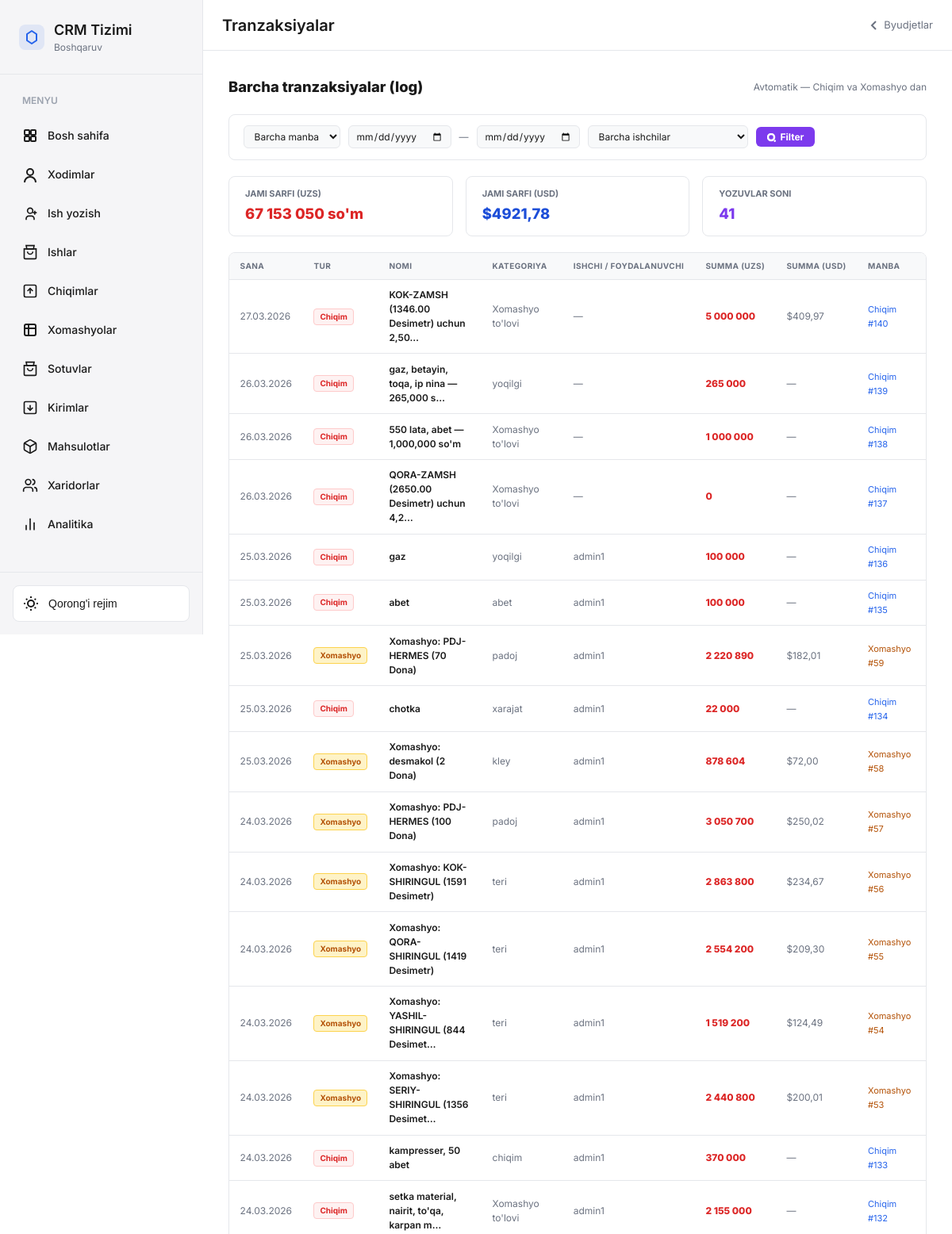
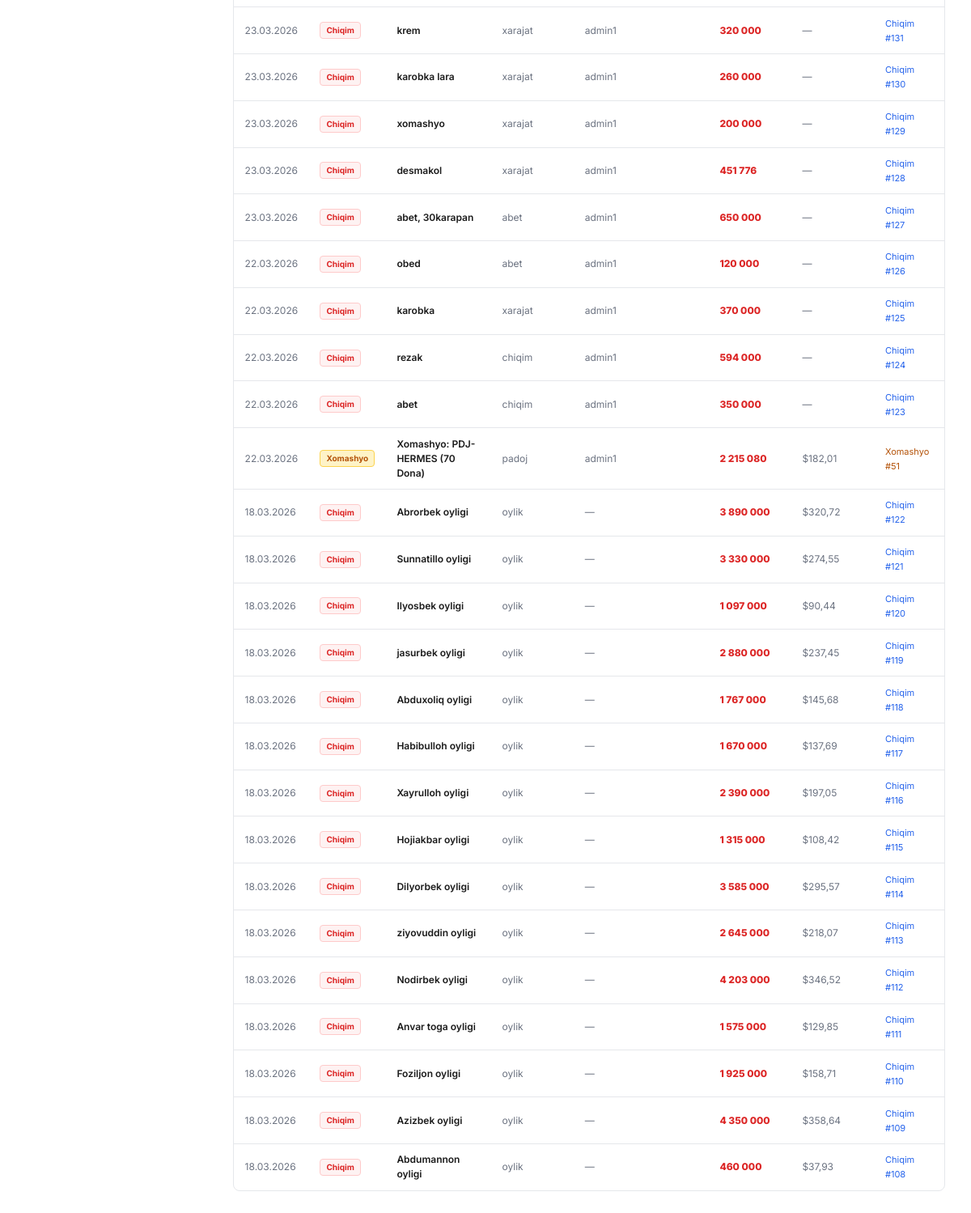
The app's page /budget/tranzaksiyalar/ (signed in) with its own data (2 pictures, top to bottom).
### budget/models.py (models this page shows, shortened)
class Tranzaksiya(models.Model):
    MANBA = [
        ('chiqim',   'Chiqim'),
        ('xomashyo', 'Xomashyo xaridi'),
    ]
    manba = models.CharField(max_length=20, choices=MANBA, verbose_name="Manba")
    chiqim = models.OneToOneField(
        'crm.Chiqim', on_delete=models.CASCADE,
        null=True, blank=True, related_name='tranzaksiya',
        verbose_name="Chiqim"
    )
    xomashyo_harakat = models.OneToOneField(
        'xomashyo.XomashyoHarakat', on_delete=models.CASCADE,
        null=True, blank=True, related_name='tranzaksiya',
        verbose_name="Xomashyo harakati"
    )
    ishchi = models.ForeignKey(
        'crm.Ishchi', on_delete=models.SET_NULL,
        null=True, blank=True, related_name='tranzaksiyalar',
        verbose_name="Ishchi"
    )
    foydalanuvchi = models.ForeignKey(
        settings.AUTH_USER_MODEL, on_delete=models.SET_NULL,
        null=True, blank=True, verbose_name="Foydalanuvchi"
    )
    summa_uzs = models.DecimalField(max_digits=20, decimal_places=2, default=0)
    summa_usd = models.DecimalField(max_digits=20, decimal_places=4, default=0, null=True, blank=True)
    nomi      = models.CharField(max_length=500, verbose_name="Nomi/Tavsif")
    kategoriya = models.CharField(max_length=200, blank=True, verbose_name="Kategoriya")
    sana       = models.DateField(verbose_name="Sana",default=timezone.now())
    created_at = models.DateTimeField(auto_now_add=True)
    class Meta:
        verbose_name        = "Tranzaksiya"
        verbose_name_plural = "Tranzaksiyalar"
        ordering            = ['-sana', '-created_at']
        indexes = [
            models.Index(fields=['sana']),
            models.Index(fields=['manba']),
            models.Index(fields=['kategoriya']),
        ]

### budget/views.py (the view)
# urls.py: path('tranzaksiyalar/',         views.TranzaksiyaListView.as_view(),  name='tranzaksiyalar'),
class TranzaksiyaListView(LoginRequiredMixin, ListView):
    model = Tranzaksiya
    template_name = 'budget/tranzaksiyalar.html'
    context_object_name = 'tranzaksiyalar'
    paginate_by = 50
    login_url = 'account_login'
    def get_queryset(self):
        qs = Tranzaksiya.objects.select_related(
            'ishchi',
            'chiqim__category',
            'xomashyo_harakat__xomashyo',
            'foydalanuvchi',
        ).order_by('-sana', '-created_at')
        manba = self.request.GET.get('manba', '')
        if manba:
            qs = qs.filter(manba=manba)
        date_from = self.request.GET.get('date_from', '')
        date_to   = self.request.GET.get('date_to', '')
        if date_from:
            qs = qs.filter(sana__gte=date_from)
        if date_to:
            qs = qs.filter(sana__lte=date_to)
        ishchi_id = self.request.GET.get('ishchi', '')
        if ishchi_id and ishchi_id.isdigit():
            qs = qs.filter(ishchi_id=int(ishchi_id))
        return qs
    def get_context_data(self, **kwargs):
        ctx = super().get_context_data(**kwargs)
        filtered_qs = self.get_queryset()
        agg = filtered_qs.aggregate(
            jami_uzs=Sum('summa_uzs', default=Decimal('0')),
            jami_usd=Sum('summa_usd', default=Decimal('0')),
        )
        ctx['jami_uzs']     = agg['jami_uzs'] or 0
        ctx['jami_usd']     = agg['jami_usd'] or 0
        ctx['manba_filter'] = self.request.GET.get('manba', '')
        ctx['date_from']    = self.request.GET.get('date_from', '')
        ctx['date_to']      = self.request.GET.get('date_to', '')
        ctx['ishchi_filter']= self.request.GET.get('ishchi', '')
        ctx['ishchilar']    = crm.Ishchi.objects.filter(is_active=True).order_by('ism')
        return ctx

### templates/budget/tranzaksiyalar.html (shortened to what this page needs)
{% extends 'base.html' %}
{% load humanize %}
{% block content %}
<div class="main-content">
    <header class="header">
        <div class="header-title">Tranzaksiyalar</div>
        <a href="{% url 'budget:list' %}" style="font-size:13px;color:var(--text-secondary);text-decoration:none;display:flex;align-items:center;gap:5px;">
            <svg width="14" height="14" fill="none" stroke="currentColor" stroke-width="2" viewBox="0 0 14 14"><path d="M9 2L4 7l5 5"/></svg>Byudjetlar
        </a>
    </header>
    <main class="content"><div class="page">
        <div style="display:flex;align-items:center;justify-content:space-between;margin-bottom:1.25rem;flex-wrap:wrap;gap:8px;">
            <h2 style="font-size:1.15rem;font-weight:800;margin:0;">Barcha tranzaksiyalar (log)</h2>
            <span style="font-size:12px;color:var(--text-secondary);">Avtomatik — Chiqim va Xomashyo dan</span>
        </div>
        <form method="GET">
            <div class="filter-panel">
                <select name="manba" class="fi">
                    <option value="">Barcha manba</option>
                </select>
                <input type="date" name="date_from" class="fi" value="{{ date_from }}" placeholder="Boshlanish">
                <span style="font-size:12px;color:var(--text-secondary);">—</span>
                <input type="date" name="date_to" class="fi" value="{{ date_to }}" placeholder="Tugash">
                <select name="ishchi" class="fi">
                    <option value="">Barcha ishchilar</option>
                </select>
                <button type="submit" class="btn-filter">
                    <svg width="11" height="11" fill="none" stroke="currentColor" stroke-width="2.5" viewBox="0 0 11 11" style="vertical-align:middle;margin-right:3px;"><circle cx="5" cy="5" r="4"/><path d="M9 9l1.5 1.5"/></svg>
                    Filter
                </button>
            </div>
        </form>
        <div class="summary-strip">
            <div class="sum-box">
                <div class="sum-label">Jami sarfi (UZS)</div>
                <div class="sum-value" style="color:#dc2626;">{{ jami_uzs|floatformat:0|intcomma }} so'm</div>
            </div>
            <div class="sum-box">
                <div class="sum-label">Jami sarfi (USD)</div>
                <div class="sum-value" style="color:#1d4ed8;">${{ jami_usd|floatformat:2 }}</div>
            </div>
            <div class="sum-box">
                <div class="sum-label">Yozuvlar soni</div>
                <div class="sum-value" style="color:#7c3aed;">{{ paginator.count }}</div>
            </div>
        </div>
        <div style="background:var(--bg-card);border:1px solid var(--border-color);border-radius:var(--radius);overflow:hidden;">
            <div style="overflow-x:auto;">
                <table class="bd-table">
                    <thead><tr>
                        <th>Sana</th>
                        <th>Tur</th>
                        <th>Nomi</th>
                        <th>Kategoriya</th>
                        <th>Ishchi / Foydalanuvchi</th>
                        <th>Summa (UZS)</th>
                        <th>Summa (USD)</th>
                        <th>Manba</th>
                    </tr></thead>
                    <tbody>
                    {% for t in tranzaksiyalar %}
                    <tr>
                        <td style="color:var(--text-secondary);white-space:nowrap;">{{ t.sana|date:"d.m.Y" }}</td>
                        <td>
                            {% if t.manba == 'chiqim' %}<span class="tag tag-c">Chiqim</span>
                            {% else %}<span class="tag tag-x">Xomashyo</span>{% endif %}
                        </td>
                        <td style="font-weight:600;max-width:220px;">{{ t.nomi|truncatechars:40 }}</td>
                        <td style="color:var(--text-secondary);">{{ t.kategoriya|default:"—" }}</td>
                        <td style="color:var(--text-secondary);">
                            {% if t.ishchi %}
                                <span style="font-weight:600;color:var(--text-primary);">{{ t.ishchi.ism }} {{ t.ishchi.familiya }}</span>
                            {% elif t.foydalanuvchi %}
                                {{ t.foydalanuvchi.get_full_name|default:t.foydalanuvchi.username }}
                            {% else %}—{% endif %}
                        </td>
                        <td style="font-weight:800;color:#dc2626;white-space:nowrap;">{{ t.summa_uzs|floatformat:0|intcomma }}</td>
                        <td style="color:#6b7280;">
                            {% if t.summa_usd %}${{ t.summa_usd|floatformat:2 }}{% else %}—{% endif %}
                        </td>
                        <td>
                            {% if t.chiqim %}
                                <a href="#" style="font-size:11px;color:var(--color-primary);text-decoration:none;">Chiqim #{{ t.chiqim_id }}</a>
                            {% elif t.xomashyo_harakat %}
                                <a href="#" style="font-size:11px;color:#b45309;text-decoration:none;">Xomashyo #{{ t.xomashyo_harakat_id }}</a>
                            {% endif %}
                        </td>
                    </tr>
                    {% empty %}
                    <tr><td colspan="8" style="text-align:center;padding:2rem;color:var(--text-secondary);">Tranzaksiyalar yo'q</td></tr>
                    {% endfor %}
                    </tbody>
                </table>
            </div>
        </div>
    </div></main>
</div>
{% endblock %}

### staticfiles/css/styles.css (style rules this page uses)
:root { --bg-primary: #ffffff; --bg-secondary: #f8f9fa; --bg-card: #ffffff; --bg-sidebar: #f5f5f7; --bg-hover: rgba(0, 0, 0, 0.04); --bg-active: rgba(0, 0, 0, 0.08); --text-primary: #1a1a1a; --text-secondary: #6b7280; --text-tertiary: #9ca3af; --border-color: #e5e7eb; --border-card: #e5e7eb; --color-primary: #2563eb; --color-primary-dark: #1d4ed8; --color-primary-light: #dbeafe; --color-success: #22c55e; --color-success-light: #dcfce7; --color-warning: #f59e0b; --color-warning-light: #fef3c7; --color-danger: #ef4444; --color-danger-light: #fee2e2; --shadow-sm: 0 1px 2px 0 rgba(0, 0, 0, 0.05); --shadow-md: 0 4px 6px -1px rgba(0, 0, 0, 0.1); --shadow-lg: 0 10px 15px -3px rgba(0, 0, 0, 0.1); --sidebar-width: 16rem; --header-height: 4rem; --radius: 0.5rem; --font-sans: 'Inter', -apple-system, BlinkMacSystemFont, 'Segoe UI', sans-serif; }
* { margin: 0; padding: 0; box-sizing: border-box; }
body { font-family: var(--font-sans); background: var(--bg-primary); color: var(--text-primary); line-height: 1.5; -webkit-font-smoothing: antialiased; transition: background-color 0.2s, color 0.2s; }
.main-content { flex: 1; margin-left: var(--sidebar-width); display: flex; flex-direction: column; }
.header { height: var(--header-height); background: var(--bg-primary); border-bottom: 1px solid var(--border-color); display: flex; align-items: center; justify-content: space-between; padding: 0 1.5rem; position: sticky; top: 0; z-index: 50; }
.header-title { font-size: 1.25rem; font-weight: 600; }
.content { flex: 1; padding: 2rem; overflow-y: auto; }
.page { display: block; animation: fadeIn 0.2s; }
table { width: 100%; border-collapse: collapse; }
thead { background: var(--bg-secondary); }
th { padding: 1rem 1.5rem; text-align: left; font-size: 0.75rem; font-weight: 600; text-transform: uppercase; color: var(--text-secondary); white-space: nowrap; }
td { padding: 1rem 1.5rem; border-top: 1px solid var(--border-color); vertical-align: middle; }
tbody tr { transition: background-color 0.15s; }

### templates/budget/tranzaksiyalar.html (style rules this page uses)
.filter-panel { background:var(--bg-card);border:1px solid var(--border-color);border-radius:var(--radius);padding:.85rem 1.1rem;margin-bottom:1.25rem;display:flex;align-items:center;gap:10px;flex-wrap:wrap }
.fi { padding:5px 9px;border:1.5px solid var(--border-color);border-radius:6px;background:var(--bg-secondary);color:var(--text-primary);font-size:12px;font-family:inherit;outline:none }
.btn-filter { background:#7c3aed;color:white;border:none;border-radius:6px;padding:5px 14px;font-size:12px;font-weight:700;cursor:pointer;font-family:inherit }
.summary-strip { display:flex;gap:1rem;margin-bottom:1.25rem;flex-wrap:wrap }
.sum-box { background:var(--bg-card);border:1px solid var(--border-color);border-radius:var(--radius);padding:.85rem 1.25rem;flex:1;min-width:150px }
.sum-label { font-size:11px;text-transform:uppercase;font-weight:700;color:var(--text-secondary) }
.sum-value { font-size:1.15rem;font-weight:800;margin-top:3px }
.bd-table { width:100%;border-collapse:collapse;font-size:12px }
.bd-table th { padding:.55rem .85rem;background:var(--bg-secondary);font-size:10px;text-transform:uppercase;letter-spacing:.4px;color:var(--text-secondary);font-weight:700;text-align:left }
.bd-table td { padding:.65rem .85rem;border-top:1px solid var(--border-color) }
.tag { display:inline-flex;align-items:center;padding:2px 7px;border-radius:4px;font-size:10px;font-weight:700 }
.tag-c { background:#fef2f2;color:#dc2626;border:1px solid #fecaca }
.tag-x { background:#fef3c7;color:#b45309;border:1px solid #fcd34d }

### records on screen
Tranzaksiya: sana "27.03.2026", manba "Chiqim", nomi "KOK-ZAMSH (1346.00 Desimetr) uchun 2,50…", kategoriya "Xomashyo to'lovi", summa_uzs "5 000 000", summa_usd "409,97", chiqim_id "140"
Tranzaksiya: sana "26.03.2026", manba "Chiqim", nomi "gaz, betayin, toqa, ip nina — 265,000 s…", kategoriya "yoqilgi", summa_uzs "265 000", chiqim_id "139"
Tranzaksiya: sana "26.03.2026", manba "Chiqim", nomi "550 lata, abet — 1,000,000 so'm", kategoriya "Xomashyo to'lovi", summa_uzs "1 000 000", chiqim_id "138"
Tranzaksiya: sana "26.03.2026", manba "Chiqim", nomi "QORA-ZAMSH (2650.00 Desimetr) uchun 4,2…", kategoriya "Xomashyo to'lovi", summa_uzs "0", chiqim_id "137"
Tranzaksiya: sana "25.03.2026", manba "Chiqim", nomi "gaz", kategoriya "yoqilgi", foydalanuvchi.get_full_name "admin1", summa_uzs "100 000", chiqim_id "136"
Tranzaksiya: sana "25.03.2026", manba "Chiqim", nomi "abet", kategoriya "abet", foydalanuvchi.get_full_name "admin1", summa_uzs "100 000", chiqim_id "135"
Tranzaksiya: sana "25.03.2026", manba "Xomashyo", nomi "Xomashyo: PDJ-HERMES (70 Dona)", kategoriya "padoj", foydalanuvchi.get_full_name "admin1", summa_uzs "2 220 890", summa_usd "182,01", xomashyo_harakat_id "59"
Tranzaksiya: sana "25.03.2026", manba "Chiqim", nomi "chotka", kategoriya "xarajat", foydalanuvchi.get_full_name "admin1", summa_uzs "22 000", chiqim_id "134"
Tranzaksiya: sana "25.03.2026", manba "Xomashyo", nomi "Xomashyo: desmakol (2 Dona)", kategoriya "kley", foydalanuvchi.get_full_name "admin1", summa_uzs "878 604", summa_usd "72,00", xomashyo_harakat_id "58"
Tranzaksiya: sana "24.03.2026", manba "Xomashyo", nomi "Xomashyo: PDJ-HERMES (100 Dona)", kategoriya "padoj", foydalanuvchi.get_full_name "admin1", summa_uzs "3 050 700", summa_usd "250,02", xomashyo_harakat_id "57"
Tranzaksiya: sana "24.03.2026", manba "Xomashyo", nomi "Xomashyo: KOK-SHIRINGUL (1591 Desimetr)", kategoriya "teri", foydalanuvchi.get_full_name "admin1", summa_uzs "2 863 800", summa_usd "234,67", xomashyo_harakat_id "56"
Tranzaksiya: sana "24.03.2026", manba "Xomashyo", nomi "Xomashyo: QORA-SHIRINGUL (1419 Desimetr)", kategoriya "teri", foydalanuvchi.get_full_name "admin1", summa_uzs "2 554 200", summa_usd "209,30", xomashyo_harakat_id "55"
Tranzaksiya: sana "24.03.2026", manba "Xomashyo", nomi "Xomashyo: YASHIL-SHIRINGUL (844 Desimet…", kategoriya "teri", foydalanuvchi.get_full_name "admin1", summa_uzs "1 519 200", summa_usd "124,49", xomashyo_harakat_id "54"
Tranzaksiya: sana "24.03.2026", manba "Xomashyo", nomi "Xomashyo: SERIY-SHIRINGUL (1356 Desimet…", kategoriya "teri", foydalanuvchi.get_full_name "admin1", summa_uzs "2 440 800", summa_usd "200,01", xomashyo_harakat_id "53"
Tranzaksiya: sana "24.03.2026", manba "Chiqim", nomi "kampresser, 50 abet", kategoriya "chiqim", foydalanuvchi.get_full_name "admin1", summa_uzs "370 000", chiqim_id "133"
Tranzaksiya: sana "24.03.2026", manba "Chiqim", nomi "setka material, nairit, to'qa, karpan m…", kategoriya "Xomashyo to'lovi", foydalanuvchi.get_full_name "admin1", summa_uzs "2 155 000", chiqim_id "132"
Tranzaksiya: sana "23.03.2026", manba "Chiqim", nomi "krem", kategoriya "xarajat", foydalanuvchi.get_full_name "admin1", summa_uzs "320 000", chiqim_id "131"
Tranzaksiya: sana "23.03.2026", manba "Chiqim", nomi "karobka lara", kategoriya "xarajat", foydalanuvchi.get_full_name "admin1", summa_uzs "260 000", chiqim_id "130"
Tranzaksiya: sana "23.03.2026", manba "Chiqim", nomi "xomashyo", kategoriya "xarajat", foydalanuvchi.get_full_name "admin1", summa_uzs "200 000", chiqim_id "129"
Tranzaksiya: sana "23.03.2026", manba "Chiqim", nomi "desmakol", kategoriya "xarajat", foydalanuvchi.get_full_name "admin1", summa_uzs "451 776", chiqim_id "128"
Tranzaksiya: sana "23.03.2026", manba "Chiqim", nomi "abet, 30karapan", kategoriya "abet", foydalanuvchi.get_full_name "admin1", summa_uzs "650 000", chiqim_id "127"
Tranzaksiya: sana "22.03.2026", manba "Chiqim", nomi "obed", kategoriya "abet", foydalanuvchi.get_full_name "admin1", summa_uzs "120 000", chiqim_id "126"
Tranzaksiya: sana "22.03.2026", manba "Chiqim", nomi "karobka", kategoriya "xarajat", foydalanuvchi.get_full_name "admin1", summa_uzs "370 000", chiqim_id "125"
Tranzaksiya: sana "22.03.2026", manba "Chiqim", nomi "rezak", kategoriya "chiqim", foydalanuvchi.get_full_name "admin1", summa_uzs "594 000", chiqim_id "124"
Tranzaksiya: sana "22.03.2026", manba "Chiqim", nomi "abet", kategoriya "chiqim", foydalanuvchi.get_full_name "admin1", summa_uzs "350 000", chiqim_id "123"
Tranzaksiya: sana "22.03.2026", manba "Xomashyo", nomi "Xomashyo: PDJ-HERMES (70 Dona)", kategoriya "padoj", foydalanuvchi.get_full_name "admin1", summa_uzs "2 215 080", summa_usd "182,01", xomashyo_harakat_id "51"
Tranzaksiya: sana "18.03.2026", manba "Chiqim", nomi "Abrorbek oyligi", kategoriya "oylik", summa_uzs "3 890 000", summa_usd "320,72", chiqim_id "122"
Tranzaksiya: sana "18.03.2026", manba "Chiqim", nomi "Sunnatillo oyligi", kategoriya "oylik", summa_uzs "3 330 000", summa_usd "274,55", chiqim_id "121"
Tranzaksiya: sana "18.03.2026", manba "Chiqim", nomi "Ilyosbek oyligi", kategoriya "oylik", summa_uzs "1 097 000", summa_usd "90,44", chiqim_id "120"
Tranzaksiya: sana "18.03.2026", manba "Chiqim", nomi "jasurbek oyligi", kategoriya "oylik", summa_uzs "2 880 000", summa_usd "237,45", chiqim_id "119"
Tranzaksiya: sana "18.03.2026", manba "Chiqim", nomi "Abduxoliq oyligi", kategoriya "oylik", summa_uzs "1 767 000", summa_usd "145,68", chiqim_id "118"
Tranzaksiya: sana "18.03.2026", manba "Chiqim", nomi "Habibulloh oyligi", kategoriya "oylik", summa_uzs "1 670 000", summa_usd "137,69", chiqim_id "117"
Tranzaksiya: sana "18.03.2026", manba "Chiqim", nomi "Xayrulloh oyligi", kategoriya "oylik", summa_uzs "2 390 000", summa_usd "197,05", chiqim_id "116"
Tranzaksiya: sana "18.03.2026", manba "Chiqim", nomi "Hojiakbar oyligi", kategoriya "oylik", summa_uzs "1 315 000", summa_usd "108,42", chiqim_id "115"
Tranzaksiya: sana "18.03.2026", manba "Chiqim", nomi "Dilyorbek oyligi", kategoriya "oylik", summa_uzs "3 585 000", summa_usd "295,57", chiqim_id "114"
Tranzaksiya: sana "18.03.2026", manba "Chiqim", nomi "ziyovuddin oyligi", kategoriya "oylik", summa_uzs "2 645 000", summa_usd "218,07", chiqim_id "113"
Tranzaksiya: sana "18.03.2026", manba "Chiqim", nomi "Nodirbek oyligi", kategoriya "oylik", summa_uzs "4 203 000", summa_usd "346,52", chiqim_id "112"
Tranzaksiya: sana "18.03.2026", manba "Chiqim", nomi "Anvar toga oyligi", kategoriya "oylik", summa_uzs "1 575 000", summa_usd "129,85", chiqim_id "111"
Tranzaksiya: sana "18.03.2026", manba "Chiqim", nomi "Foziljon oyligi", kategoriya "oylik", summa_uzs "1 925 000", summa_usd "158,71", chiqim_id "110"
Tranzaksiya: sana "18.03.2026", manba "Chiqim", nomi "Azizbek oyligi", kategoriya "oylik", summa_uzs "4 350 000", summa_usd "358,64", chiqim_id "109"
Tranzaksiya: sana "18.03.2026", manba "Chiqim", nomi "Abdumannon oyligi", kategoriya "oylik", summa_uzs "460 000", summa_usd "37,93", chiqim_id "108"

### other values on screen
{{ jami_uzs|floatformat:0|intcomma }} "67 153 050"
{{ jami_usd|floatformat:2 }} "4921,78"
{{ paginator.count }} "41"
